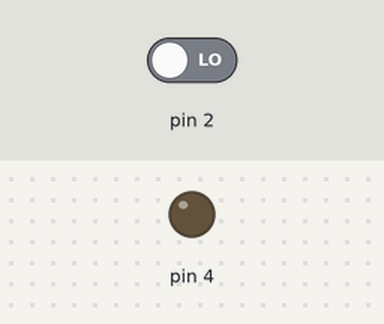
Bench run of a sketch on a simulated Arduino Uno, built with avr-gcc and run on an emulated ATmega328P. Shown: output pins drawn as LEDs (lit = HIGH). The test bench sets the inputs (shaded band); at power-on: pin 2 LOW.

Above: at 1.2 s.
1.3 s: pin 2 driven HIGH
Timing chart, 0 to 4.3 s (numbered marks = the images above; inputs shaded):
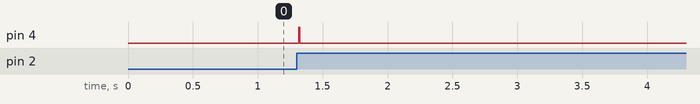

Measured:
- after the input at 1.3 s, pin 4: LOW → HIGH at once, → LOW 0.01 s later

The sketch:

ArduinoNano.ino
```cpp
int currentsens, lastsens = 0;

boolean buttoninput(boolean last, int i){
    boolean current = digitalRead(i);
    if(current != last){
        delay(15);
        current = digitalRead(i);
    }
    return(current);
}

void setup() {
    pinMode(4, OUTPUT);
    pinMode(2, INPUT);
}

void loop() {
    currentsens = buttoninput(lastsens, 2);
    if(lastsens == 0 && currentsens == 1){
        digitalWrite(4, HIGH);
        delay(8);                                  // delay 값 늘릴수록 힘 쎄짐
        digitalWrite(4, LOW);
    }
    lastsens = currentsens;
}
```
